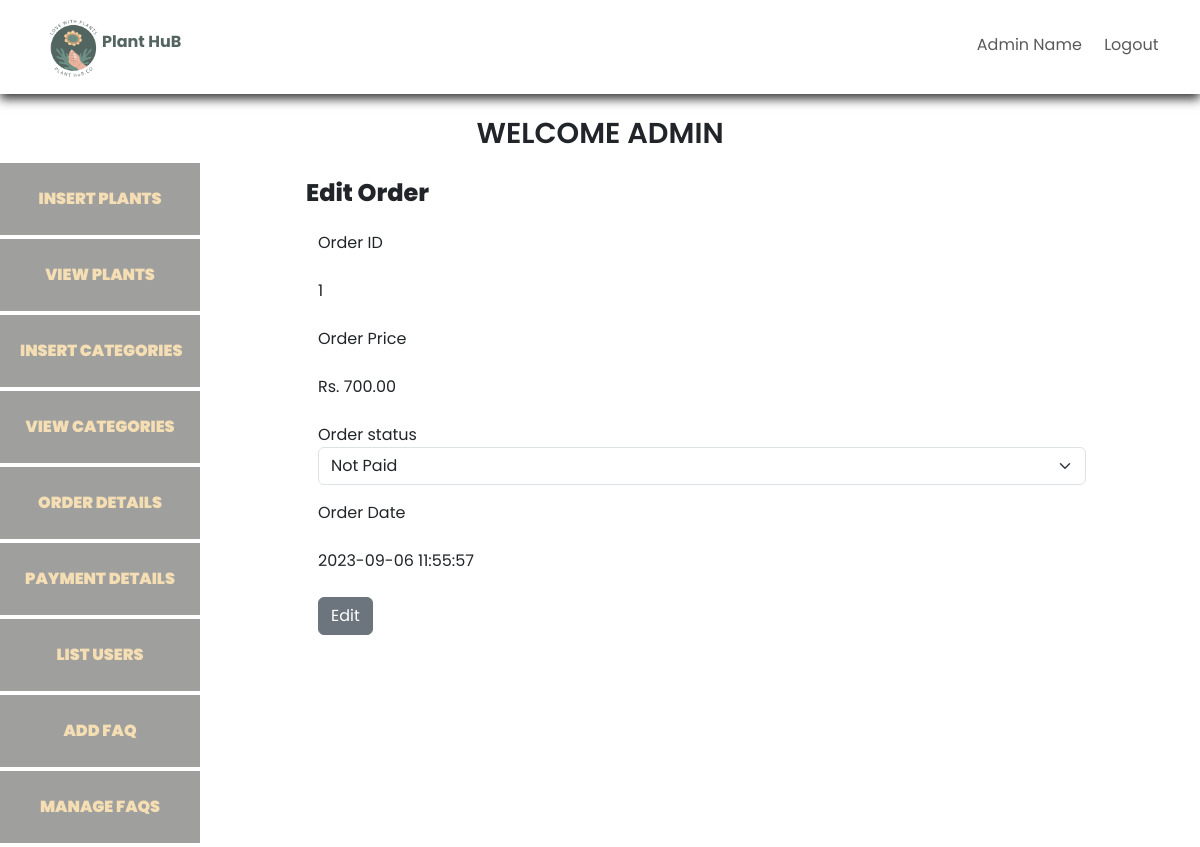
The app's page /admin_/index.php?edit_order=1 (signed in) with its own data.
### tables this page shows
CREATE TABLE `orders` (
  `order_id` int(11) NOT NULL,
  `order_cost` decimal(12,2) NOT NULL,
  `order_status` varchar(100) NOT NULL DEFAULT 'on_hold',
  `customer_id` int(11) NOT NULL,
  `customer_phone` int(11) NOT NULL,
  `customer_city` varchar(255) NOT NULL,
  `customer_address` varchar(255) NOT NULL,
  `order_date` timestamp NOT NULL DEFAULT current_timestamp()
);

### admin_/edit_order.php (the view, shortened to what this page needs)
<?php
include('../includes/connect.php');
if(isset($_GET['edit_order'])){
    $edit_id=$_GET['edit_order'];
    $stmt=$con->prepare("SELECT * FROM orders WHERE order_id=?");
    $stmt->bind_param('i',$edit_id);
    $stmt->execute();
    $order=$stmt->get_result();
}if(isset($_POST['edit_order_status'])){
    $order_status=$_POST['order_status'];
    $order_id=$_POST['order_id'];
    $update_order="UPDATE orders SET order_status='$order_status' WHERE order_id=$order_id";
    $result=mysqli_query($con,$update_order);
    print_r($result);
    if($result){
        echo "<script>alert('Order has been updated successfully') </script>";
        echo "<script>window.open('index.php?list_orders','_self')</script>";
    }else{
        echo "<script>alert('Order failed to update,try again') </script>";
    }
}
?>
<h3>Edit Order</h3>
<div class="table-responsive">
<div class="mx-auto container">
    <form action="" method="post" >
<?php
while($row=mysqli_fetch_assoc($order)){
?>
        <div class="form-group my-3">
            <label>Order ID</label>
            <p class="my-4"><?php echo $row['order_id'] ?></p>
        </div>
        <div class="form-group my-3">
            <label>Order Price</label>
            <p class="my-4">Rs. <?php echo $row['order_cost'] ?></p>
        </div>
        <div class="form-group my-3">
            <label>Order status</label>
         <select name="order_status" id="" class="form-select" required>
            <option value="not paid"<?php if($row['order_status']=='not paid') {echo "selected";}?> >Not Paid</option>
         </select>
        </div>
        <div class="form-group my-3">
            <label>Order Date</label>
            <p class="my-4"><?php echo $row['order_date'] ?></p>
        </div>
        <div class="form-group my-3">
            <input type="submit" class="btn btn-secondary" name="edit_order_status" value="Edit">
        </div>
    <?php }?>
    </form>
</div>
</div>

### admin_/admin_style.css (style rules this page uses)
* { margin: 0; padding: 0; box-sizing: border-box; }
body { font-family: 'Poppins', sans-serif; }
h3 { font-size: 1.5rem; font-weight: 800; }

### records on screen
orders: order_id "1", order_cost "700.00", order_status "Not Paid", order_date "2023-09-06 11:55:57"
